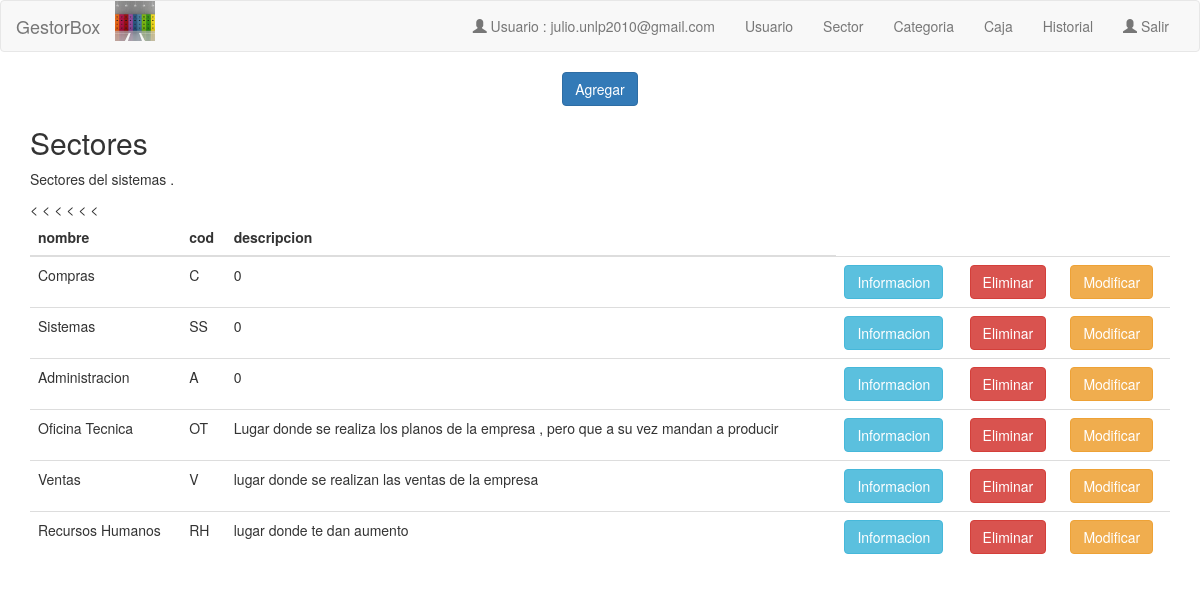
The app's page /views/list_sectores.php (signed in) with its own data.
### tables this page shows
CREATE TABLE `sector` (
  `id_sector` int(11) NOT NULL,
  `nombre` text NOT NULL,
  `cod` text NOT NULL,
  `descripcion` text NOT NULL
);

### models/gestor_base.php (called while the page is built)
<?php
class GestorBase {
	static protected function connection() {
    $connection = new Connection();
    $connection = $connection->getConnection();
    return $connection;
  }
}

### models/sector.php (called while the page is built, shortened)
<?php
include_once "gestor_base.php";
class Sector extends GestorBase {
  static public function listAll() {
    $query = Sector::connection()->prepare("SELECT * FROM sector");
    $query->execute();
    return $query->fetchAll();
  }
}
?>

### views/list_sectores.php (the view, shortened to what this page needs)
<?php
 require_once("../models/sector.php");
 $sectores = Sector::listAll();
 ?>
<!DOCTYPE html>
<html lang="en">
<head>
</head>
<body>
  <?php include '../views/navbar.php';?>
<?php if (isset($_SESSION['email'])){
           if ($_SESSION['rol'] != "archivador") { ?>
   <center> <th><a  href="../views/add_sector.php"  class="btn btn-primary" role="button" >Agregar</a></th></center>
<?php          }
           else { ?>
              <td> <?php echo  " "; ?> </td>
<?php
           }
        }?>
<div class="container">
  <h2>Sectores </h2>
  <p> Sectores del sistemas .</p>
  <table class="table">
    <thead>
      <tr>
        <th>nombre</th>
        <th>cod</th>
        <th>descripcion</th>
      </tr>
    </thead>
    <tbody>
  <?php  foreach ($sectores AS $s)
{   ?>
      <tr>
        <td><?php echo  $s["nombre"]?></td>
        <td><?php echo  $s["cod"] ?></td>
        <td><?php echo  $s["descripcion"]?></td>
<?php if (isset($_SESSION['email'])){
           if ($_SESSION['rol'] != "archivador") { ?>
   <  <th><a href="../views/show_sector.php?id_sector=<?php echo  $s["id_sector"] ?>"  class="btn btn-info" role="button" >Informacion</a></th>
        <th><a  href="../views/delete_sector.php?id_sector=<?php echo  $s["id_sector"] ?>"  class="btn btn-danger" role="button" >Eliminar</a></th>
        <th><a  href="../views/edit_sector.php?id_sector=<?php echo  $s["id_sector"] ?>"  class="btn btn-warning" role="button" >Modificar</a></th>
<?php          }
           else { ?>
              <td><?php echo  " "; ?></td>
<?php
           }
        }?>
  <?php } ?>
      </tr>
    </tbody>
  </table>
</div>
</body>
</html>

### views/navbar.php (shortened to what this page needs)
<link rel="stylesheet" href="https://maxcdn.bootstrapcdn.com/bootstrap/3.3.7/css/bootstrap.min.css">
<!DOCTYPE html>
<html lang="en">
<head>
  <link rel="stylesheet" href="https://maxcdn.bootstrapcdn.com/bootstrap/3.3.7/css/bootstrap.min.css">
</head>
<body>
<nav class="navbar navbar-default">
  <div class="container-fluid">
    <div class="navbar-header">
      <a class="navbar-brand" href="/gestorbox2018/index.php">GestorBox</a><img src="/gestorbox2018/imagen/fondo.jpg" alt="Mountain View" width="40" height="40">
    </div>
    <div class="collapse navbar-collapse" id="myNavbar">
      <ul class="nav navbar-nav navbar-right">
       <li><a href=""><span class="glyphicon glyphicon-user"></span>
       <?php    if (!isset($_SESSION['email'])){
              echo "";
              ?>
              <li><a href="/gestorbox2018/views/login.php"> Ingresar</a></li>
              <?php
         }  else {    echo  'Usuario : '.$_SESSION['email'];
                 ?>
         <?php  if( $_SESSION['rol'] == "admin"){  ?>
        <li><a href="/gestorbox2018/views/list_users.php">Usuario</a></li>
        <li><a href="/gestorbox2018/views/list_sectores.php">Sector</a></li>
         <?php } ?>
      <li><a href="/gestorbox2018/views/list_categorias.php">Categoria</a></li>
      <li><a href="/gestorbox2018/views/list_cajas.php">Caja</a></li>
      <li><a href="/gestorbox2018/views/list_historiales.php">Historial</a></li>
        <li><a href="/gestorbox2018/controllers/logout.php/"><span class="glyphicon glyphicon-user"></span> Salir </a></li> <?php
       }  ?> </a></li>
      </ul>
    </div>
  </div>
</nav>
</body>
</html>

### records on screen
sector: nombre "Compras", cod "C", descripcion "0"
sector: nombre "Sistemas", cod "SS", descripcion "0"
sector: nombre "Administracion", cod "A", descripcion "0"
sector: nombre "Oficina Tecnica", cod "OT", descripcion "Lugar donde se realiza los planos de la empresa , pero que a su vez mandan a producir"
sector: nombre "Ventas", cod "V", descripcion "lugar donde se realizan las ventas de la empresa"
sector: nombre "Recursos Humanos", cod "RH", descripcion "lugar donde te dan aumento"

### other values on screen
$_SESSION['email'] "julio.unlp2010@gmail.com"
